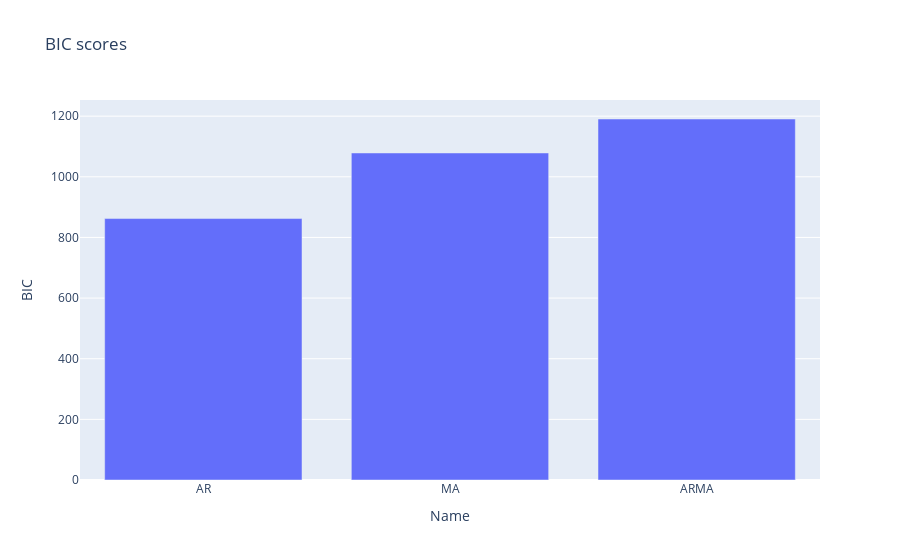

This figure's notebook cell:
### Code cell
fig = px.bar(dataframe, x='Name', y='BIC', title="BIC scores")
fig.show()

### Figure 1 — Plotly figure (JSON) as saved in the notebook; plotly's stock layout.template omitted (floating-point values rounded to 4 significant figures)
{"data": [{"alignmentgroup": "True", "hovertemplate": "Name=%{x}<br>BIC=%{y}<extra></extra>", "legendgroup": "", "marker": {"color": "#636efa"}, "name": "", "offsetgroup": "", "orientation": "v", "showlegend": false, "textposition": "auto", "type": "bar", "x": ["AR", "MA", "ARMA"], "xaxis": "x", "y": [862.3, 1079.0, 1191.0], "yaxis": "y"}], "layout": {"barmode": "relative", "legend": {"tracegroupgap": 0}, "title": {"text": "BIC scores"}, "xaxis": {"anchor": "y", "domain": [0, 1], "title": {"text": "Name"}}, "yaxis": {"anchor": "x", "domain": [0, 1], "title": {"text": "BIC"}}}}
